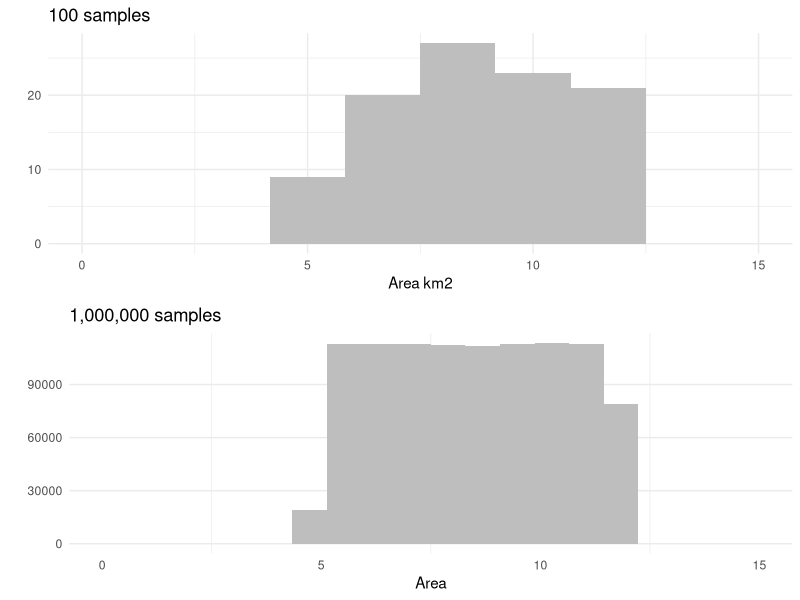
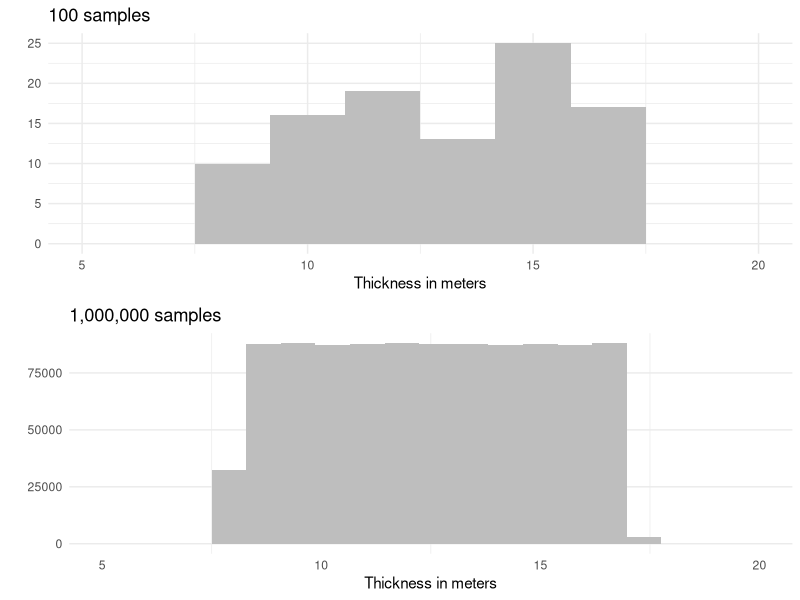
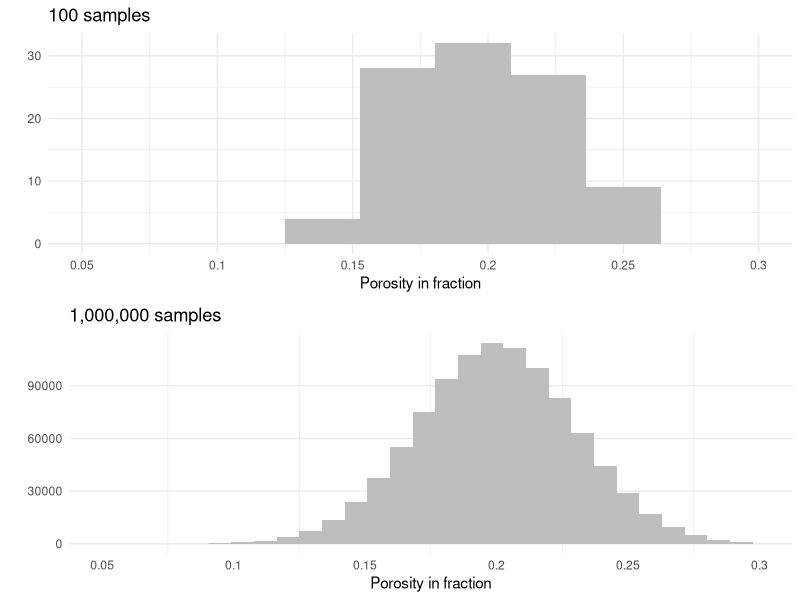
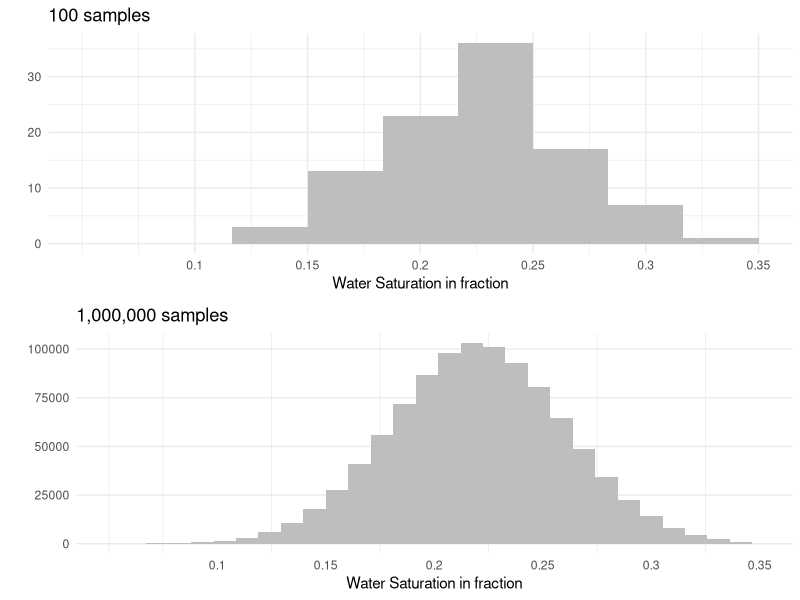
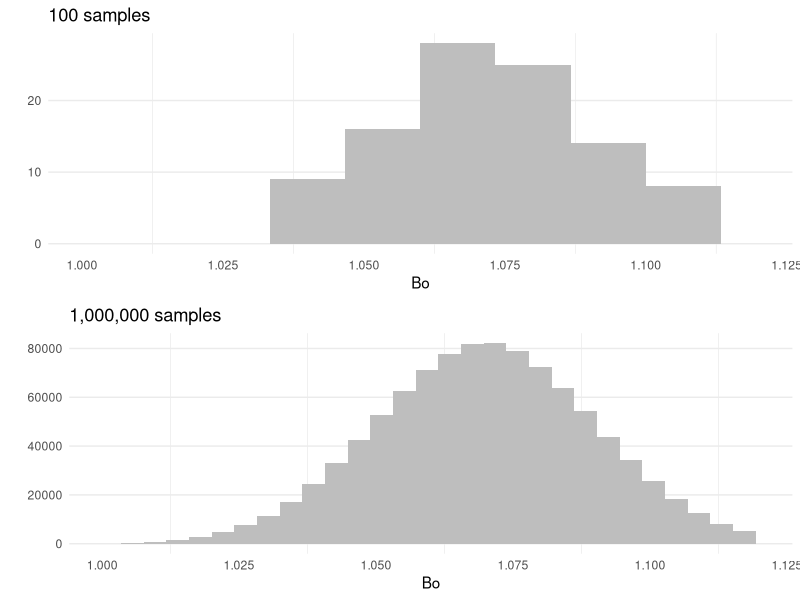
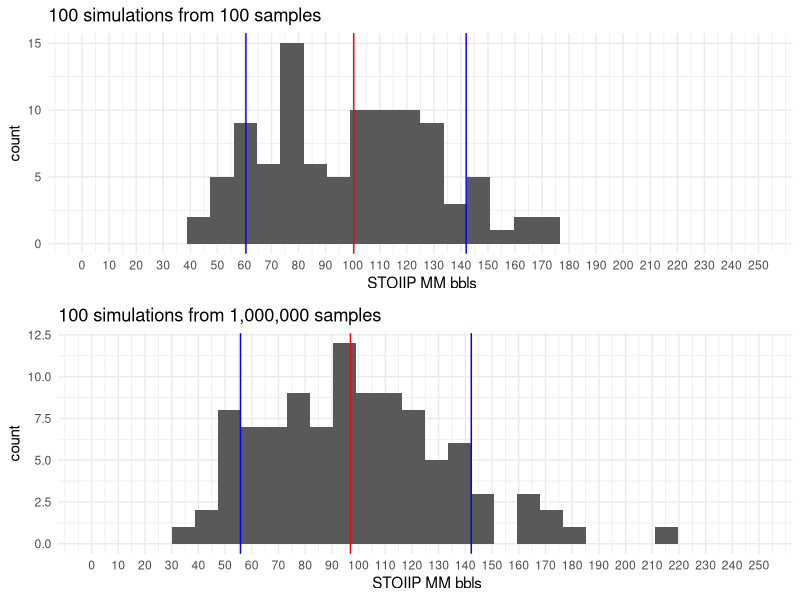
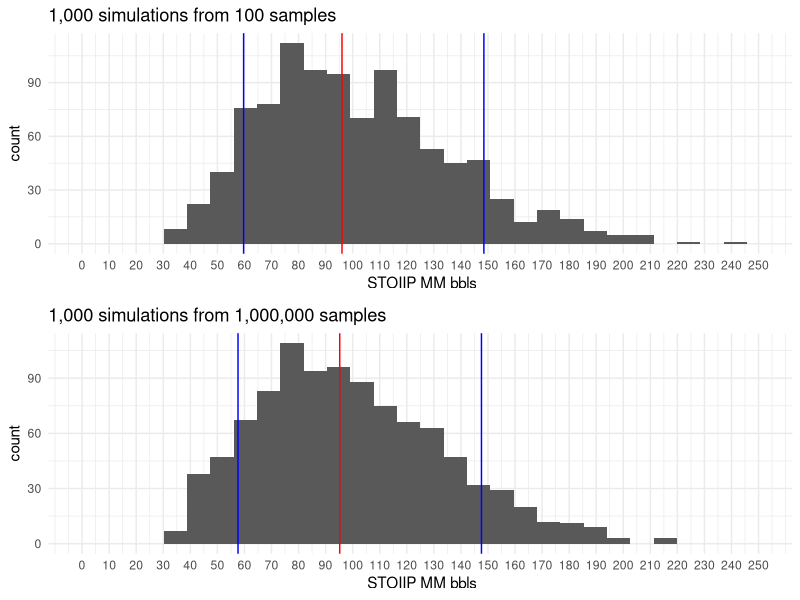
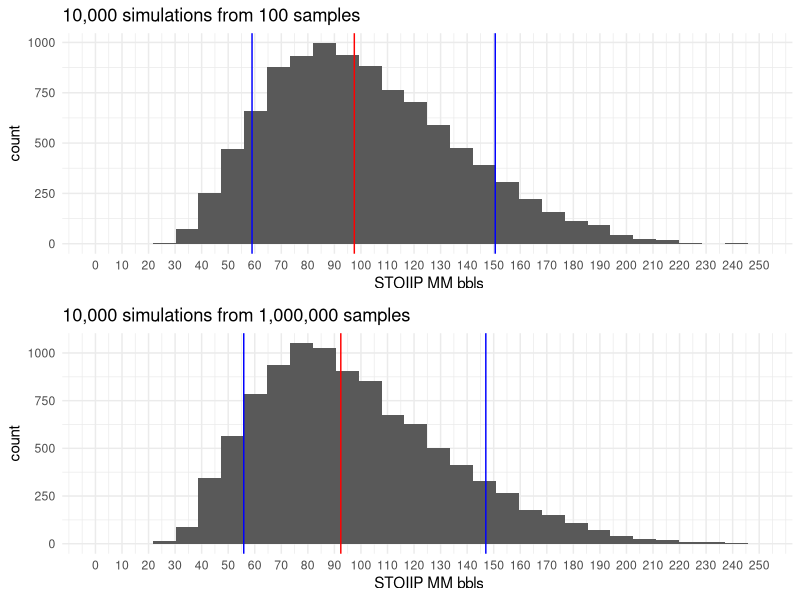

Reproduce these figures in R, in order.
## ---- chunk 1
knitr::opts_chunk$set(echo = TRUE)
## ---- chunk 2


library(tidyverse)
library(gridExtra)

set.seed(456)

## ---- chunk 3
df_sample <- 1e2    # 100 samples to start
## ---- chunk 4

min_area <- 5
max_area <- 12


## 
df <- 
  data.frame(area = runif( df_sample, min_area, max_area)) # Area , as uniform distributio between 5 and 12 km2
  
  
area_a<-                ## the plots with suffix a will be the ones with the small distribution
  ggplot(df, aes(area))+
  geom_histogram(fill = "grey", bins = 10) +
  labs(x = "Area km2",
       y = "",
       title = "100 samples ")+
  theme_minimal()+
  theme(panel.grid.major.x = element_blank(),
        panel.grid.minor.y = element_blank())+
  scale_x_continuous(limits = c(0,15))+
  theme_minimal()
  

  # area_a


## ---- chunk 5

## thickness
min_thk <- 8
max_thk <- 17

df$thk  <-  runif(df_sample, min_thk, max_thk)  # thickness between 8 and 17 meters
  
  
thk_a<-
  ggplot(df, aes(thk))+
  geom_histogram(fill = "grey", bins = 10) +
  labs(x = paste0("Thickness in meters")  ,
       y = "",
       title = "100 samples")+
  theme_minimal()+
  theme(panel.grid.major.x = element_blank(),
        panel.grid.minor.y = element_blank()) +
   scale_x_continuous(limits = c(5,20)) +
  theme_minimal()

# thk_a

## ---- chunk 6
## Porosity
mean_poro <- 0.2
sd_poro   <- 0.03

df$poro  <- rnorm(df_sample, mean_poro, sd_poro)  # porositymean 20% and std 3%
  
  
poro_a<-
  ggplot(df, aes(poro))+
  geom_histogram(fill = "grey", bins = 10) +
  labs(x = paste0("Porosity in fraction"),
       y = "",
       title = "100 samples")+
  theme_minimal()+
  theme(panel.grid.major.x = element_blank(),
        panel.grid.minor.y = element_blank())+
  scale_x_continuous(limits = c(0.05, 0.3),
                     breaks = seq(0.05, 0.3, 0.05),
                     labels = seq(0.05, 0.3, 0.05))+
  theme_minimal()
# poro_a

## ---- chunk 7

mean_sw <- 0.22
sd_sw   <- 0.04

df$sw  <- rnorm(df_sample, mean_sw, sd_sw)  # sw with a gaussian distribution with  mean of 22% and std of 4%
  
df<- df %>% mutate(sw = ifelse( sw < 0 , 0 ,  sw ) )
  
sw_a<-ggplot(df, aes(sw))+
  geom_histogram(fill = "grey", bins = 10) +
  labs(x = paste0("Water Saturation in fraction") ,
       y = "",
       title = "100 samples")+
  theme_minimal()+
  theme(panel.grid.major.x = element_blank(),
        panel.grid.minor.y = element_blank())+
  scale_x_continuous(limits = c(0.05, 0.35),
                     breaks = seq(0.1, 0.35, 0.05),
                     labels = seq(0.1, 0.35, 0.05)) +
  theme_minimal()
# sw_a


## ---- chunk 8

mean_bo <- 1.07
sd_bo   <- 0.02
df$bo  <- rnorm(df_sample, mean_bo, sd_bo)  #  bo as a  normal distribution with a mean of 0.07 and a std of 0.02
  
  
bo_a<-ggplot(df, aes(bo))+
  geom_histogram(fill = "grey", bins = 10) +
  labs(x = paste0("Bo") ,
       y = "",
       title = "100 samples")+
  theme_minimal()+
  theme(panel.grid.major.x = element_blank(),
        panel.grid.minor.y = element_blank())+
  scale_x_continuous(limits = c(1, 1.12),
                     # breaks = seq(0.1, 0.35, 0.05),
                     # labels = seq(0.1, 0.35, 0.05)
                     )

# bo_a


## ---- chunk 9
mc_samples_a <- 1e2
## ---- chunk 10


mc_stooip <- data.frame(id = seq(1 , mc_samples_a  ))

mc_stooip$area <- sample(df$area, size = mc_samples_a, replace = TRUE)
mc_stooip$thk  <- sample(df$thk,  size = mc_samples_a, replace = TRUE)
mc_stooip$poro <- sample(df$poro, size = mc_samples_a, replace = TRUE)
mc_stooip$sw   <- sample(df$sw,   size = mc_samples_a, replace = TRUE)
mc_stooip$bo   <- sample(df$bo,   size = mc_samples_a, replace = TRUE)

mc_stooip <- 
  mc_stooip %>%
    mutate(stooip = area *
             1e6 *        # to get to meters
             thk *
             6.28 *       # transform into bbls
             poro *
             (1-sw) /
             bo
             )


stooip_1e2_a<-
ggplot(mc_stooip, aes(stooip/1e6))+
  geom_histogram()+
  geom_vline( xintercept = quantile(mc_stooip$stooip,probs = seq(0.1, 0.9, 0.4))/1e6, color = c("blue","red", "blue" ))+
  scale_x_continuous(breaks = seq(0, 250, 10) ,
                     limits =   c(0, 250 ) ) +
  labs(x= " STOIIP MM bbls",
       title = "100 simulations from 100 samples")+
  theme_minimal()


## ---- chunk 11
mc_samples_a <- 1e3
## ---- chunk 12

mc_stooip <- data.frame(id = seq(1 , mc_samples_a  ))

mc_stooip$area <- sample(df$area, size = mc_samples_a, replace = TRUE)
mc_stooip$thk  <- sample(df$thk,  size = mc_samples_a, replace = TRUE)
mc_stooip$poro <- sample(df$poro, size = mc_samples_a, replace = TRUE)
mc_stooip$sw   <- sample(df$sw,   size = mc_samples_a, replace = TRUE)
mc_stooip$bo   <- sample(df$bo,   size = mc_samples_a, replace = TRUE)

mc_stooip <- 
  mc_stooip %>%
    mutate(stooip = area *
             1e6 *        # to get to meters
             thk *
             6.28 *       # transform into bbls
             poro *
             (1-sw) /
             bo
             )

stooip_1e3_a<-
ggplot(mc_stooip, aes(stooip/1e6))+
  geom_histogram()+
  geom_vline( xintercept = quantile(mc_stooip$stooip,probs = seq(0.1, 0.9, 0.4))/1e6, color = c("blue","red", "blue" ))+
  scale_x_continuous(breaks = seq(0, 250, 10) ,
                     limits =   c(0, 250 ) ) +
  labs(x= " STOIIP MM bbls",
       title = "1,000 simulations from 100 samples")+
  theme_minimal()


## ---- chunk 13
mc_samples_a <- 1e4
## ---- chunk 14


mc_stooip <- data.frame(id = seq(1 , mc_samples_a  ))

mc_stooip$area <- sample(df$area, size = mc_samples_a, replace = TRUE)
mc_stooip$thk  <- sample(df$thk,  size = mc_samples_a, replace = TRUE)
mc_stooip$poro <- sample(df$poro, size = mc_samples_a, replace = TRUE)
mc_stooip$sw   <- sample(df$sw,   size = mc_samples_a, replace = TRUE)
mc_stooip$bo   <- sample(df$bo,   size = mc_samples_a, replace = TRUE)

mc_stooip <- 
  mc_stooip %>%
    mutate(stooip = area *
             1e6 *        # to get to meters
             thk *
             6.28 *       # transform into bbls
             poro *
             (1-sw) /
             bo
             )

stooip_1e4_a<-
ggplot(mc_stooip, aes(stooip/1e6))+
  geom_histogram()+
  geom_vline( xintercept = quantile(mc_stooip$stooip,probs = c(0.1, 0.5, 0.9))/1e6, color = c("blue","red", "blue" ))+
  scale_x_continuous(breaks = seq(0, 250, 10) ,
                     limits =   c(0, 250 ) ) +
  labs(x= " STOIIP MM bbls",
       title = "10,000 simulations from 100 samples")+
  theme_minimal()


## ---- chunk 15
mc_samples <- 1e5
## ---- chunk 16

mc_stooip <- data.frame(id = seq(1 , mc_samples_a  ))

mc_stooip$area <- sample(df$area, size = mc_samples_a, replace = TRUE)
mc_stooip$thk  <- sample(df$thk,  size = mc_samples_a, replace = TRUE)
mc_stooip$poro <- sample(df$poro, size = mc_samples_a, replace = TRUE)
mc_stooip$sw   <- sample(df$sw,   size = mc_samples_a, replace = TRUE)
mc_stooip$bo   <- sample(df$bo,   size = mc_samples_a, replace = TRUE)

mc_stooip <- 
  mc_stooip %>%
    mutate(stooip = area *
             1e6 *        # to get to meters
             thk *
             6.28 *       # transform into bbls
             poro *
             (1-sw) /
             bo
             )

stooip_1e5_a<-
ggplot(mc_stooip, aes(stooip/1e6))+
  geom_histogram()+
  geom_vline( xintercept = quantile(mc_stooip$stooip,probs = seq(0.1, 0.9, 0.4))/1e6, color = c("blue","red", "blue" ))+
  scale_x_continuous(breaks = seq(0, 250, 10) ,
                     limits =   c(0, 250 ) ) +
  labs(x= " STOIIP MM bbls",
       title = "100,000 simulations from 100 samples")+
  theme_minimal()


## ---- chunk 17
mc_samples_a <- 1e6
## ---- chunk 18


mc_stooip <- data.frame(id = seq(1 , mc_samples_a  ))

mc_stooip$area <- sample(df$area, size = mc_samples_a, replace = TRUE)
mc_stooip$thk  <- sample(df$thk,  size = mc_samples_a, replace = TRUE)
mc_stooip$poro <- sample(df$poro, size = mc_samples_a, replace = TRUE)
mc_stooip$sw   <- sample(df$sw,   size = mc_samples_a, replace = TRUE)
mc_stooip$bo   <- sample(df$bo,   size = mc_samples_a, replace = TRUE)

mc_stooip <- 
  mc_stooip %>%
    mutate(stooip = area *
             1e6 *        # to get to meters
             thk *
             6.28 *       # transform into bbls
             poro *
             (1-sw) /
             bo
             )

stooip_1e6_a<-
ggplot(mc_stooip, aes(stooip/1e6))+
  geom_histogram()+
  geom_vline( xintercept = quantile(mc_stooip$stooip,probs = seq(0.1, 0.9, 0.4))/1e6, color = c("blue","red", "blue" ))+
  scale_x_continuous(breaks = seq(0, 250, 10) ,
                     limits =   c(0, 250 ) ) +
  labs(x= " STOIIP MM bbls",
       title = "1,000,000 simulations from 100 samples")+
  theme_minimal()


## ---- chunk 19
df_sample_b <- 1e6
## ---- chunk 20


df_b <- 
  data.frame(area = runif( df_sample_b, min_area, max_area)) 
  
area_b<-  
  ggplot(df_b, aes(area)) +
    geom_histogram(fill = "grey", bins = 20) +
    labs(x = paste0("Area"),
         y = "",
         title = "1,000,000 samples") +

    theme_minimal() +
    theme(panel.grid.major.x = element_blank(),
          panel.grid.minor.y = element_blank() ) + 
  scale_x_continuous(limits = c(0,15))
  
  


# area_b

## ---- chunk 21

df_b$thk  <-  runif(df_sample_b, min_thk, max_thk)
  
 thk_b<- 
  ggplot(df_b, aes(thk))+
    geom_histogram(fill = "grey", bins = 20) +
    labs(x = paste0("Thickness in meters")  ,
         y = "",
        title = "1,000,000 samples")+
    theme_minimal()+
    theme(panel.grid.major.x = element_blank(),
          panel.grid.minor.y = element_blank())+
    scale_x_continuous(limits = c(5,20))


## ---- chunk 22

df_b$poro  <- rnorm(df_sample_b, 0.2, 0.03)

poro_b<-
  ggplot(df_b, aes(poro))+
    geom_histogram(fill = "grey", bins = 30) +
    labs(x = paste0("Porosity in fraction" ),
         y = "",
         title = "1,000,000 samples")+
    theme_minimal()+
    theme(panel.grid.major.x = element_blank(),
          panel.grid.minor.y = element_blank())+
    scale_x_continuous(limits = c(0.05, 0.3),
                       breaks = seq(0.05, 0.3, 0.05),
                       labels = seq(0.05, 0.3, 0.05))


## ---- chunk 23

df_b$sw  <- rnorm(df_sample_b, mean_sw, sd_sw)
  
df_b<- df_b %>% mutate(sw = ifelse( sw < 0 , 0 ,  sw ) )
 
sw_b<- 
    ggplot(df_b, aes(sw))+
      geom_histogram(fill = "grey", bins = 30) +
      labs(x =  paste0("Water Saturation in fraction"),
           y = "",
         title = "1,000,000 samples")+
      theme_minimal()+
      theme(panel.grid.major.x = element_blank(),
            panel.grid.minor.y = element_blank())+
      scale_x_continuous(limits = c(0.05, 0.35),
                         breaks = seq(0.1, 0.35, 0.05),
                         labels = seq(0.1, 0.35, 0.05))
    


## ---- chunk 24

df_b$bo  <- rnorm(df_sample_b, mean_bo, sd_bo)
  
  
 bo_b <-
  ggplot(df_b, aes(bo))+
  geom_histogram(fill = "grey", bins = 30) +
  labs(x = paste0("Bo") ,
       y = "",
         title = "1,000,000 samples")+
  theme_minimal()+
  theme(panel.grid.major.x = element_blank(),
        panel.grid.minor.y = element_blank())+
  scale_x_continuous(limits = c(1, 1.12),
                     # breaks = seq(0.1, 0.35, 0.05),
                     # labels = seq(0.1, 0.35, 0.05)
                     )


## ---- chunk 25
mc_samples_b <- 1e2
## ---- chunk 26


mc_stooip_b <- data.frame(id = seq(1 , mc_samples_b  ))

mc_stooip_b$area <- sample(df_b$area, size = mc_samples_b, replace = TRUE)
mc_stooip_b$thk  <- sample(df_b$thk,  size = mc_samples_b, replace = TRUE)
mc_stooip_b$poro <- sample(df_b$poro, size = mc_samples_b, replace = TRUE)
mc_stooip_b$sw   <- sample(df_b$sw,   size = mc_samples_b, replace = TRUE)
mc_stooip_b$bo   <- sample(df_b$bo,   size = mc_samples_b, replace = TRUE)

mc_stooip_b <- 
  mc_stooip_b %>%
    mutate(stooip = area *
             1e6 *        # to get to meters
             thk *
             6.28 *       # transform into bbls
             poro *
             (1-sw) /
             bo
             )

 stooip_1e2_b<-
    ggplot(mc_stooip_b, aes(stooip/1e6))+
      geom_histogram()+
      geom_vline( xintercept = quantile(mc_stooip_b$stooip,probs = seq(0.1, 0.9, 0.4))/1e6, color = c("blue","red", "blue" ))+
  scale_x_continuous(breaks = seq(0, 250, 10) ,
                     limits =   c(0, 250 ) ) +
      labs(x= " STOIIP MM bbls",
           title = "100 simulations from 1,000,000 samples")+
   theme_minimal()


## ---- chunk 27
mc_samples_b <- 1e3
## ---- chunk 28




mc_stooip_b <- data.frame(id = seq(1 , mc_samples_b  ))

mc_stooip_b$area <- sample(df_b$area, size = mc_samples_b, replace = TRUE)
mc_stooip_b$thk  <- sample(df_b$thk,  size = mc_samples_b, replace = TRUE)
mc_stooip_b$poro <- sample(df_b$poro, size = mc_samples_b, replace = TRUE)
mc_stooip_b$sw   <- sample(df_b$sw,   size = mc_samples_b, replace = TRUE)
mc_stooip_b$bo   <- sample(df_b$bo,   size = mc_samples_b, replace = TRUE)

mc_stooip_b <- 
  mc_stooip_b %>%
    mutate(stooip = area *
             1e6 *        # to get to meters
             thk *
             6.28 *       # transform into bbls
             poro *
             (1-sw) /
             bo
             )

 stooip_1e3_b<-
    ggplot(mc_stooip_b, aes(stooip/1e6))+
      geom_histogram()+
      geom_vline( xintercept = quantile(mc_stooip_b$stooip,probs = seq(0.1, 0.9, 0.4))/1e6, color = c("blue","red", "blue" ))+
      scale_x_continuous(breaks = seq(0,250, 10))+  scale_x_continuous(breaks = seq(0, 250, 10) ,
                     limits =   c(0, 250 ) ) +      labs(x= " STOIIP MM bbls",
           title = "1,000 simulations from 1,000,000 samples")+
   theme_minimal()


## ---- chunk 29
mc_samples_b <- 1e4
## ---- chunk 30



mc_stooip_b <- data.frame(id = seq(1 , mc_samples_b  ))

mc_stooip_b$area <- sample(df_b$area, size = mc_samples_b, replace = TRUE)
mc_stooip_b$thk  <- sample(df_b$thk,  size = mc_samples_b, replace = TRUE)
mc_stooip_b$poro <- sample(df_b$poro, size = mc_samples_b, replace = TRUE)
mc_stooip_b$sw   <- sample(df_b$sw,   size = mc_samples_b, replace = TRUE)
mc_stooip_b$bo   <- sample(df_b$bo,   size = mc_samples_b, replace = TRUE)

mc_stooip_b <- 
  mc_stooip_b %>%
    mutate(stooip = area *
             1e6 *        # to get to meters
             thk *
             6.28 *       # transform into bbls
             poro *
             (1-sw) /
             bo
             )

stooip_1e4_b<-
    ggplot(mc_stooip_b, aes(stooip/1e6))+
      geom_histogram()+
      geom_vline( xintercept = quantile(mc_stooip_b$stooip,probs = seq(0.1, 0.9, 0.4))/1e6, color = c("blue","red", "blue" ))+
     scale_x_continuous(breaks = seq(0, 250, 10) ,
                        limits =   c(0, 250 ) ) +
      labs(x= " STOIIP MM bbls",
           title = "10,000 simulations from 1,000,000 samples")+
  theme_minimal()


## ---- chunk 31
mc_samples_b <- 1e5
## ---- chunk 32



mc_stooip_b <- data.frame(id = seq(1 , mc_samples_b  ))

mc_stooip_b$area <- sample(df_b$area, size = mc_samples_b, replace = TRUE)
mc_stooip_b$thk  <- sample(df_b$thk,  size = mc_samples_b, replace = TRUE)
mc_stooip_b$poro <- sample(df_b$poro, size = mc_samples_b, replace = TRUE)
mc_stooip_b$sw   <- sample(df_b$sw,   size = mc_samples_b, replace = TRUE)
mc_stooip_b$bo   <- sample(df_b$bo,   size = mc_samples_b, replace = TRUE)

mc_stooip_b <- 
  mc_stooip_b %>%
    mutate(stooip = area *
             1e6 *        # to get to meters
             thk *
             6.28 *       # transform into bbls
             poro *
             (1-sw) /
             bo
             )

stooip_1e5_b<-
    ggplot(mc_stooip_b, aes(stooip/1e6))+
      geom_histogram()+
      geom_vline( xintercept = quantile(mc_stooip_b$stooip,probs = seq(0.1, 0.9, 0.4))/1e6, color = c("blue","red", "blue" ))+
        scale_x_continuous(breaks = seq(0, 250, 10) ,
                     limits =   c(0, 250 ) ) +
      labs(x= " STOIIP MM bbls",
           title = "100,000 simulations from 1,000,000 samples")+
  theme_minimal()


## ---- chunk 33
mc_samples_b <- 1e6
## ---- chunk 34




mc_stooip_b <- data.frame(id = seq(1 , mc_samples_b  ))

mc_stooip_b$area <- sample(df_b$area, size = mc_samples_b, replace = TRUE)
mc_stooip_b$thk  <- sample(df_b$thk,  size = mc_samples_b, replace = TRUE)
mc_stooip_b$poro <- sample(df_b$poro, size = mc_samples_b, replace = TRUE)
mc_stooip_b$sw   <- sample(df_b$sw,   size = mc_samples_b, replace = TRUE)
mc_stooip_b$bo   <- sample(df_b$bo,   size = mc_samples_b, replace = TRUE)

mc_stooip_b <- 
  mc_stooip_b %>%
    mutate(stooip = area *
             1e6 *        # to get to meters
             thk *
             6.28 *       # transform into bbls
             poro *
             (1-sw) /
             bo
             )

stooip_1e6_b<-
    ggplot(mc_stooip_b, aes(stooip/1e6))+
      geom_histogram()+
      geom_vline( xintercept = quantile(mc_stooip_b$stooip,probs = seq(0.1, 0.9, 0.4))/1e6, color = c("blue","red", "blue" ))+
        scale_x_continuous(breaks = seq(0, 250, 10) ,
                     limits =   c(0, 250 ) ) +
      labs(x= " STOIIP MM bbls",
           title = "1,000,000 simulations from 1,000,000 samples")+
  theme_minimal()


## ---- chunk 35

grid.arrange(area_a, area_b)
## ---- chunk 36

grid.arrange(thk_a, thk_b)


## ---- chunk 37
grid.arrange(poro_a, poro_b)
## ---- chunk 38

grid.arrange(sw_a, sw_b)
## ---- chunk 39
grid.arrange(bo_a, bo_b)
## ---- chunk 40

grid.arrange(stooip_1e2_a, stooip_1e2_b)


## ---- chunk 41

grid.arrange(stooip_1e3_a, stooip_1e3_b)


## ---- chunk 42

grid.arrange(stooip_1e4_a, stooip_1e4_b)


## ---- chunk 43

grid.arrange(stooip_1e5_a, stooip_1e5_b)


## ---- chunk 44

grid.arrange(stooip_1e6_a, stooip_1e6_b)


